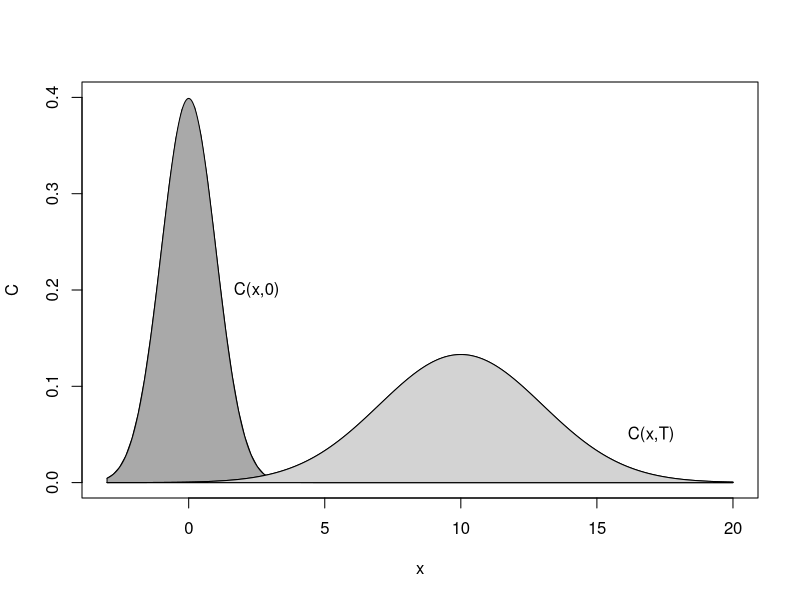

The R source for this figure:
### Figure for advective-diffusive transport

C0 <- function(x) dnorm(x,mean=0,sd=1)
CT <- function(x) dnorm(x,mean=10,sd=3)


pdf("advdiff-fig.pdf",width=7,height=4)

myplot <- function(f,from,to,col,...)
  {
    plot(f,from=from,to=to,...)
    xx <- seq(from,to,length=1000)
    ff <- f(xx)
    polygon(c(xx,to,from),c(ff,0,0),col=col)
  }

myplot(C0,from=-3,to=20,col="darkgray",ylim=c(0,0.4),xlab="x",ylab="C")
myplot(CT,from=-3,to=20,col="lightgray",ylim=c(0,0.4),add=TRUE)

text(2.5,0.2,"C(x,0)")
text(17,0.05,"C(x,T)")

dev.off()
